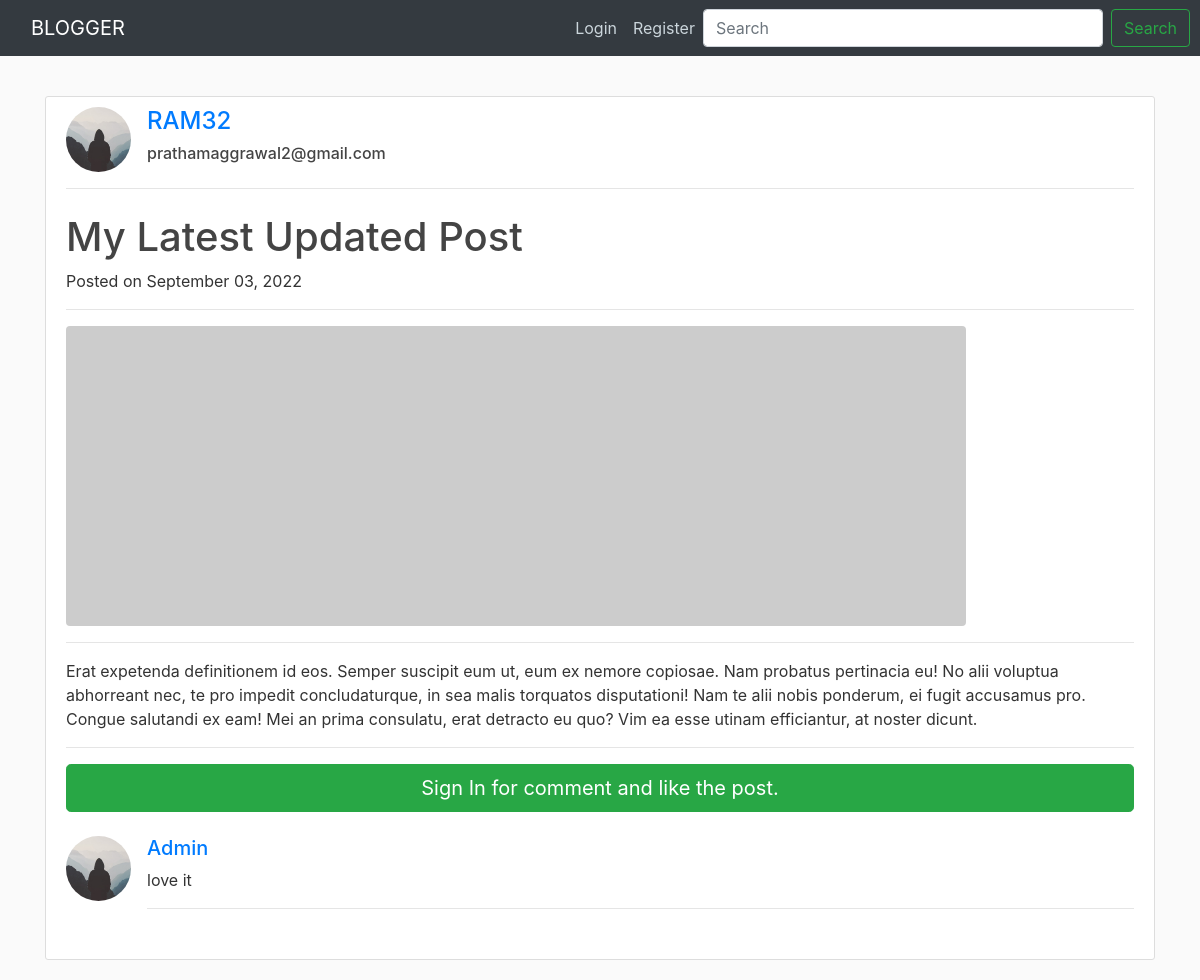
The app's page /post/24/ with its own data.
### blog/models.py (models this page shows, shortened)
class Post(models.Model):
    author = models.ForeignKey(
        settings.AUTH_USER_MODEL, on_delete=models.CASCADE)
    title = models.CharField(max_length=100)
    content=RichTextField(blank=True , null=True)
    liked = models.ManyToManyField(
        settings.AUTH_USER_MODEL, blank=True, related_name='liked')
    date_posted = models.DateTimeField(default=timezone.now)
    objects = PostManager()
    class Meta:
        ordering = ('-date_posted', )

class Comment(models.Model):
    post = models.ForeignKey(
        Post, related_name='comments', on_delete=models.CASCADE)
    author = models.ForeignKey(
        settings.AUTH_USER_MODEL, on_delete=models.CASCADE)
    text = models.TextField()
    created_date = models.DateTimeField(default=timezone.now)
    approved_comment = models.BooleanField(default=True)

### users/models.py (models this page shows, shortened)
class Profile(models.Model):
    user = models.OneToOneField(User, on_delete=models.CASCADE)
    image = models.ImageField(default='default.jpg', upload_to='profile_pics')

### blog/views.py (the view)
# urls.py: path('post/<int:pk>/', PostDetailView.as_view(), name='post_detail'),
class PostDetailView(DetailView):
    model = Post

### blog/templates/blog/post_detail.html (shortened to what this page needs)
{% extends "blog/base.html" %}
{% load crispy_forms_tags %}
{% block content %}
<div class="content-section">
    <div class="media">
        <img class="d-flex mr-3 rounded-circle article-img" src="{{ object.author.profile.image.url }}" alt="">
        <div class="media-body">
            <h4 class="mt-0"><a href="{% url 'user_posts' object.author.username %}">{{ object.author }}</a></h4>
            <h6 class="mt-0">{{ object.author.email }}</h6>
        </div>
    </div>
    <hr>
    <div>
        <h1 class="mt-4">{{object.title}}</h1>
        <p>
            Posted on {{ object.date_posted|date:"F d, Y" }}
        </p>
    </div>
    <hr>
    <img class="img-fluid rounded" src="http://placehold.it/900x300" alt="">
    <hr>
    <p class="lead">{{ object.content|safe|linebreaks }}</p>
    <hr>
    {% if user.is_authenticated %}
    <div class="card my-4">
        <h5 class="card-header">Leave a Comment:</h5>
        <div class="card-body">
            <form method="POST" action="{% url 'add_comment' object.id %}">
                {% csrf_token %}
                <div class="form-group">
                    <textarea class="form-control" name="text" rows="3" required></textarea>
                    <input type="hidden" name="user_id" value="{{user.id}}">
                </div>
                <button class="btn btn-primary" type="submit">Comment</button>
            </form>
        </div>
    </div>
    {% else %}
    <a href="{% url 'login' %}" class="btn btn-success btn-lg btn-block mb-4">
        Sign In for comment and like the post.
    </a>
    {% endif %}
    {% for comment in post.comments.all %}
    {% if comment.approved_comment %}
    <div class="media mb-4">
        <img class="d-flex mr-3 rounded-circle article-img" src="{{ comment.author.profile.image.url }}" alt="">
        <div class="media-body">
            <h5 class="mt-0"><a href="{% url 'user_posts' comment.author.username %}">{{ comment.author }}</a></h5>
            {{ comment.text|linebreaks }}
            <hr>
        </div>
    </div>
    {% else %}
    <div class="alert alert-secondary" role="alert">
        No Comment has been posted.
    </div>
    {% endif %}
    {% endfor %}
</div>
{% endblock content %}

### blog/templates/blog/base.html (shortened to what this page needs)
{% load static %}
<!DOCTYPE html>
<html>
<head>
  <link rel="stylesheet" href="https://maxcdn.bootstrapcdn.com/bootstrap/4.0.0/css/bootstrap.min.css"
>
  <link rel="stylesheet" href="https://use.fontawesome.com/releases/v5.6.3/css/all.css"
>
  <link rel="stylesheet" href="//cdn.jsdelivr.net/npm/medium-editor@latest/dist/css/medium-editor.min.css"
    type="text/css" media="screen" charset="utf-8">
  <link rel="stylesheet" type="text/css" href="{% static 'css/main.css' %}">
</head>
<body>
  <header class="site-header">
    <nav class="navbar navbar-expand-md navbar-dark bg-dark fixed-top">
      <div class="container-fluid">
        <a class="navbar-brand mr-4" href="{% url 'index' %}">BLOGGER</a>
        <div class="collapse navbar-collapse" id="navbarToggle">
          <div class="navbar-nav ">
            {% if user.is_superuser %}
            <a class="nav-item nav-link" href="{% url 'analytics' %}">Analytics</a>
            <a class="nav-item nav-link" href="{% url 'logout' %}">Logout</a>
            {% elif user.is_authenticated %}
            <a class="nav-item nav-link" href="{% url 'post_create' %}">New Post</a>
            <a class="nav-item nav-link" href="{% url 'profile' %}">Profile</a>
            <a class="nav-item nav-link" href="{% url 'logout' %}">Logout</a>
            {% else %}
            <a class="nav-item nav-link" href="{% url 'login' %}">Login</a>
            <a class="nav-item nav-link" href="{% url 'register' %}">Register</a>
            {% endif %}
            <form class="form-inline">
                <input class="form-control mr-sm-2" name="q" type="search" placeholder="Search" aria-label="Search" style="width: 400px">
                <input class="btn btn-outline-success my-sm-0" type="submit" value="Search">
            </form>
          </div>
        </div>
      </div>
    </nav>
  </header>
  <main role="main" class="container pt-3">
    <div class="row">
      <div class="col-md">
        {% block content %}{% endblock %}
      </div>
    </div>
  </main>
</body>
</html>

### web/static/css/main.css (style rules this page uses)
body { background: #fafafa; color: #333333; margin-top: 5rem; }
h1, h2, h3, h4, h5, h6 { color: #444444; }
.site-header .navbar-nav { position: absolute; right: 10px; }
.site-header .navbar-nav .nav-link { color: #cbd5db; }
.content-section { background: #ffffff; padding: 10px 20px; border: 1px solid #dddddd; border-radius: 3px; margin-bottom: 20px; }
.article-img { height: 65px; width: 65px; margin-right: 16px; }

### records on screen
Post: author.profile.image (placeholder picture), author "RAM32", author.email "prathamaggrawal2@gmail.com", title "My Latest Updated Post", date_posted "September 03, 2022", content "Erat expetenda definitionem id eos. Semper suscipit eum ut, eum ex nemore copiosae. Nam probatus pertinacia eu! No alii voluptua abhorreant nec, te pro impedit concludaturque, in sea malis torquatos disputationi! Nam te alii nobis ponderum, ei fugit accusamus pro. Congue salutandi ex eam! Mei an prima consulatu, erat detracto eu quo? Vim ea esse utinam efficiantur, at noster dicunt."
Comment: author.profile.image (placeholder picture), author "Admin", text "love it"
